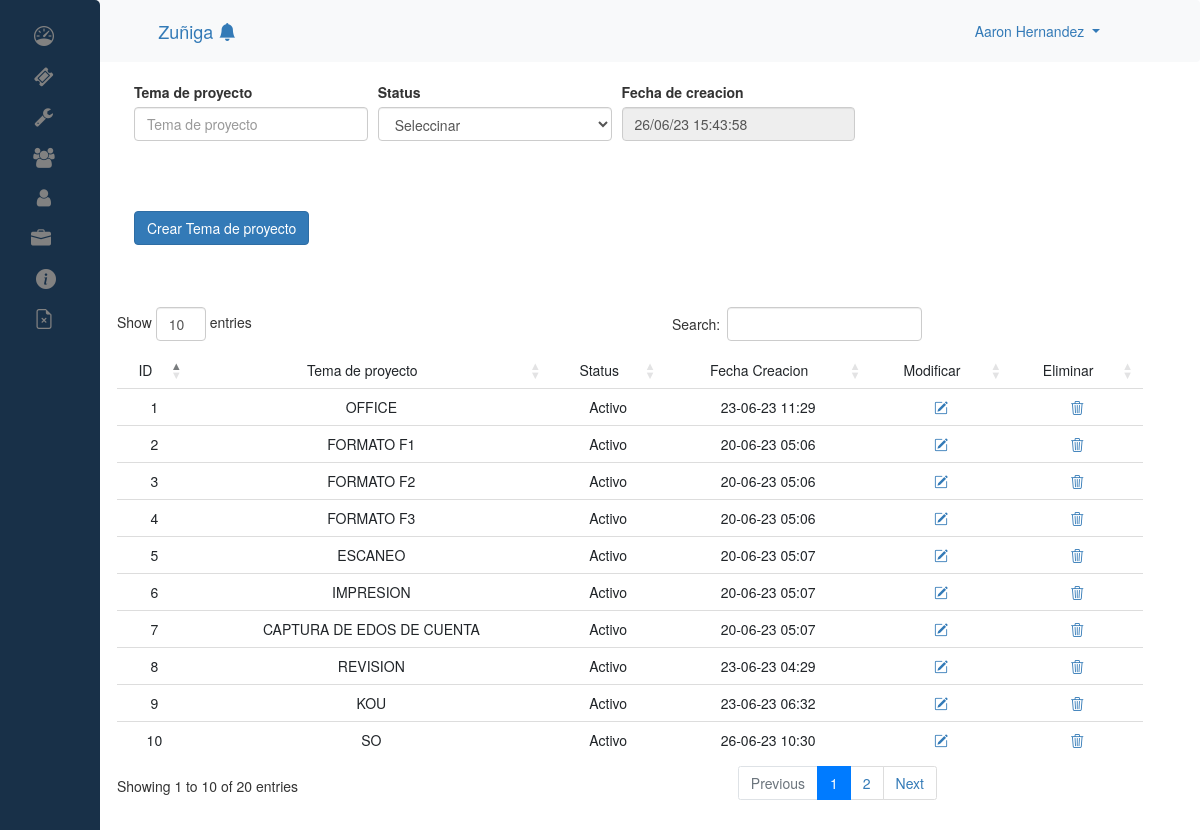
Page /admin/new_tema_ayuda.php (signed in) on the committed database.
### tables this page shows
CREATE TABLE `ayuda` (
  `id` int(11) NOT NULL,
  `tema_problema` varchar(200) NOT NULL,
  `status` varchar(200) NOT NULL,
  `fecha_crea` datetime NOT NULL
);

### admin/proceso_tema_ayuda/filtro_tema_ayuda.php (the view, shortened to what this page needs)
<?php
$servidor= "localhost";
$usuario= "root";
$password = "";
$nombreBD= "control_ticket";
$conexion = new mysqli($servidor, $usuario, $password, $nombreBD);
$conexion->set_charset('utf8');
?>
             <?php
         $query ="SELECT * FROM ayuda  ";
         $sql = $conexion->query($query);
        ?>
<div class="table-responsive" style="    width: 90%;
    margin-left: 117px;
    margin-bottom: 150px;" >
        <table id="tabla_ticket" class="table" style="    width: 95%; text-align: center;">
                <thead>
                        <tr>
                          <td id="arriba_abajo" style="text-align:center;">ID</td>
                          <td id="arriba_abajo" style="text-align:center;">Tema de proyecto</td>
                          <td id="arriba_abajo" style="text-align:center;">Status</td>
                          <td id="arriba_abajo" style="text-align:center;">Fecha Creacion</td>
                          <td id="arriba_abajo" style="text-align:center;">Modificar</td>
                          <td id="arriba_abajo" style="text-align:center;">Eliminar</td>
                        </tr>
                </thead>
                <tbody>
                      <?php While($rowSql = $sql->fetch_assoc()) {   ?>
                                <tr>
                                <td id="i_tema"><?php echo $rowSql['id']; ?></td>
                                <td id="tema_problema"><?php echo $rowSql ["tema_problema"]; ?>  </td>
                                <td id="status"><?php
                                if ($rowSql ["status"] == 0) {
                                  echo ("Inactivo");
                                }else {
                                  echo ("Activo");
                                } ?></td>
                                <?php
                                $newDate = date("y-m-d h:i", strtotime($rowSql["fecha_crea"])); ?>
                                <td id="fecha"><?php echo  $newDate; ?>  </td>
                                  <td> <a href="./modificar_tema_ayuda.php?id=<?php echo $rowSql['id']; ?>"><i class="bi bi-pencil-square"></i></a></td>
                                <td> <a href="./proceso_tema_ayuda/eliminar_tema_ayuda.php?id=<?php echo $rowSql['id']; ?>"><i class="bi bi-trash3"> </i></a></td>
                    </tr><?php } ?>
                </tbody>
        </table>
</div>

### admin/css/style_dashboard.css (style rules this page uses)
body { font-family: "Lato", sans-serif; }

### rows in the picture
ayuda: id "1", tema_problema "OFFICE", status "Activo", fecha_crea "23-06-23 11:29"
ayuda: id "2", tema_problema "FORMATO F1", status "Activo", fecha_crea "20-06-23 05:06"
ayuda: id "3", tema_problema "FORMATO F2", status "Activo", fecha_crea "20-06-23 05:06"
ayuda: id "4", tema_problema "FORMATO F3", status "Activo", fecha_crea "20-06-23 05:06"
ayuda: id "5", tema_problema "ESCANEO", status "Activo", fecha_crea "20-06-23 05:07"
ayuda: id "6", tema_problema "IMPRESION", status "Activo", fecha_crea "20-06-23 05:07"
ayuda: id "7", tema_problema "CAPTURA DE EDOS DE CUENTA", status "Activo", fecha_crea "20-06-23 05:07"
ayuda: id "8", tema_problema "REVISION", status "Activo", fecha_crea "23-06-23 04:29"
ayuda: id "9", tema_problema "KOU", status "Activo", fecha_crea "23-06-23 06:32"
ayuda: id "10", tema_problema "SO", status "Activo", fecha_crea "26-06-23 10:30"

### other values in the picture
$_SESSION['usr_name'] "Aaron Hernandez"
